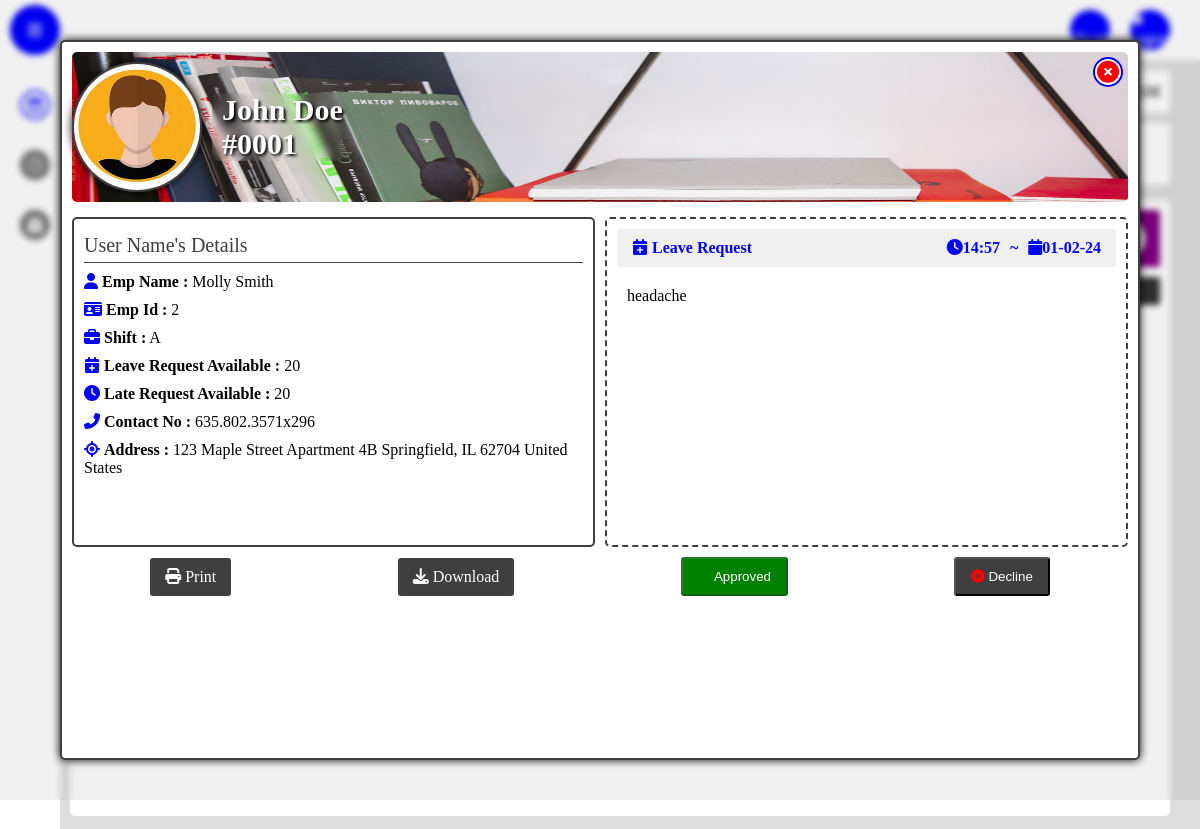
The page /leave_req_profile?emp_id=2&emp_name=Molly+Smith&from_time=2024-02-02&to_time=2024-02-02&reason=headache&req_id=1&back_page=leave_table (signed in, upper part) on the database as committed earlier.
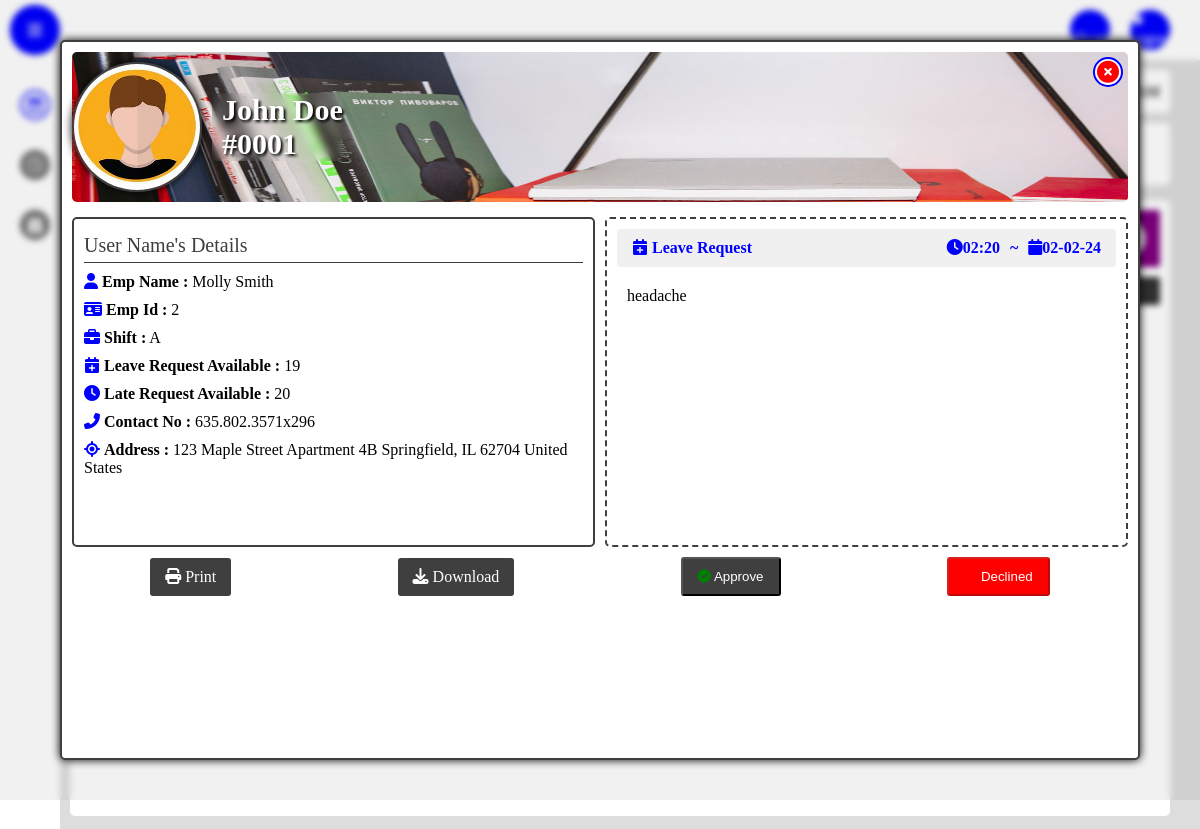
The same page on the database as committed later.
### app/models.py (models this page shows)
class Emp_login(db.Model, UserMixin):
    id = db.Column(db.Integer, primary_key=True)
    date = db.Column(db.DateTime(timezone=True), default=func.now())
    email = db.Column(db.String(150))
    name = db.Column(db.String(150), nullable=False)
    password = db.Column(db.String(150))
    emp_id = db.Column(db.Integer)
    phoneNumber=db.Column(db.Integer)   #newly added
    role =db.Column(db.String(150), nullable=False)
    late_balance = db.Column(db.Integer, default=20)
    leave_balance = db.Column(db.Integer, default=20)
    address = db.Column(db.String(150))
    gender = db.Column(db.String(150))
    shift=db.Column(db.String(150))
    attendances = db.relationship('Attendance', back_populates='employee', cascade='all, delete-orphan')
    freezed_account =db.Column(db.Boolean(150),default=False)

class leave(db.Model, UserMixin):
    id = db.Column(db.Integer, primary_key=True)
    emp_id = db.Column(db.Integer)
    emp_name = db.Column(db.String(150), nullable=False)
    reason = db.Column(db.String(150), nullable=False)
    from_time = db.Column(db.String(150), nullable=False)
    to_time = db.Column(db.String(150), nullable=False)
    status = db.Column(db.String(150), default='Pending')
    approved_by = db.Column(db.String(150), default='Pending')
    hr_approval = db.Column(db.String(150), default='Pending')
    date = db.Column(db.DateTime(timezone=True), default=func.now())

### app/views.py (the view)
@views.route('/leave_req_profile')
@login_required
def leave_req_profile():
    emp_id = request.args.get('emp_id')
    emp_name = request.args.get('emp_name')
    from_time = request.args.get('from_time')
    to_time = request.args.get('to_time')
    reason = request.args.get('reason')
    req_id = request.args.get('req_id')
    back_page=request.args.get('back_page')
    notify = notifications.query.filter_by(permission_type='Leave', emp_id=emp_id,from_time=from_time,to_time=to_time,reason=reason).first()
    print(notify)
    if notify:
        db.session.delete(notify)
        db.session.commit()
    user = Emp_login.query.filter_by(emp_id=emp_id).order_by(Emp_login.date.desc()).first()
    user_leave=leave.query.filter_by(id=req_id).first()
    req_date=user_leave.date.strftime("%d-%m-%y")
    req_time=user_leave.date.strftime("%H:%M")
    req_details={
        'late_balance':user.late_balance,
        'leave_balance':user.leave_balance,
        'approval':user_leave.hr_approval,
        'req_date':req_date,
        'req_time':req_time,
        'from_time':from_time,
        'to_time':to_time,
        'approved_by':user_leave.approved_by,
        'ph_number':user.phoneNumber,
        'permission_type':'Leave',
        'id':user_leave.id,
        'reason':reason,
        'emp_id':emp_id,
        'emp_name':emp_name,
        'back_page':back_page
    }
    session['details']=req_details
    return render_template("req_profile.html",req_details=req_details,permission_type='Leave')#,late_permission_dict=late_permission_dict

### app/templates/req_profile.html (shortened to what the changed rows need)
<!DOCTYPE html>
<html lang="en">
<head>
    <link rel="stylesheet" href="{{ url_for('static', filename='css/style.css') }}">
    <link rel="stylesheet" href="{{ url_for('static', filename='css/attendance.css') }}">
    <link rel="stylesheet" href="https://cdnjs.cloudflare.com/ajax/libs/font-awesome/5.15.4/css/all.min.css">
    <link rel="stylesheet" href="https://cdnjs.cloudflare.com/ajax/libs/font-awesome/6.1.1/css/all.min.css">
</head>
<body>
    <section class="notification-model">
        <div class="inner-model">
            <div class="model-body">
                <div class="model-profile">
                    <div class="profile-left">
                        <div class="user-details">
                            <h1 class="user-name">John Doe</h1>
                            <h1 class="user-name">#0001</h1>
                        </div>
                    </div>
                    <div class="profile-right">
                     <ul class="personal-details">
                        <li class="detail-head">User Name's Details</li>
                        <li class="detail"><strong><i class="fas fa-user"></i> Emp Name : </strong>{{req_details.emp_name}}</la></li>
                        <li class="detail"><strong><i class="fas fa-id-card"></i> Emp Id :</strong> {{req_details.emp_id}}</li>
                        <li class="detail"><strong><i class="fas fa-briefcase"></i> Shift :</strong> A</li>
                        <li class="detail">
                            <i class="fas fa-calendar-plus"></i>
                            <strong>Leave Request Available :</strong> <span class="availLeave">{{req_details.leave_balance}}</span>
                        </li>
                        <li class="detail">
                            <i class="fas fa-clock"></i>
                            <strong>Late Request Available :</strong> <span class="availLate">{{req_details.late_balance}}</span></li>
                        <li class="detail">
                            <i class="fas fa-phone-alt"></i>
                            <strong>Contact No :</strong> <span class="availLate">{{req_details.ph_number}}</span></li>
                        <li class="detail">
                            <i class="fas fa-location"></i>
                            <strong>Address :</strong>
                            <span class="availLate">
                            </span>
                        </li>
                     </ul>
                     <div class="model-message">
                        <div class="message-header">
                            <div class="message-details">
                                <p class="message-time"><i class="fas fa-clock"></i>{{req_details.req_time}}</p>
                                ~
                                <p class="message-date"><i class="fas fa-calendar"></i>{{req_details.req_date}}</p>
                            </div>
                        </div>
                        <div class="message-body">
                            <p class="messsage">
                                {{req_details.reason}}
                            </p>
                        </div>
                        </div>
                    </div>
                </div>
            </div>
            <div class="model-footer">
                {% if req_details.approval == 'Approved' %}
                    <button class="model-btn latetable approved" style="background-color:green ;" name='approve' onclick="handleApproval('{{permission_type}}','approve',{{req_details.id}})" id='approve' disabled>
                        <i class="fas fa-check-circle"></i>
                        <span class="btn-text">Approved</span>
                    </button>
                {% else %}
                    <button class="model-btn latetable approve" name='approve' onclick="handleApproval('{{permission_type}}','approve',{{req_details.id}})" id='approve'>
                        <i class="fas fa-check-circle"></i>
                        <span class="btn-text">Approve</span>
                    </button>
                {% endif %}
                {% if req_details.approval == 'Declined' %}
                    <button class="model-btn latetable declined" style="background-color:red ;" name='decline' onclick="handleApproval('{{permission_type}}','decline',{{req_details.id}})" id='decline' disabled>
                        <i class="fas fa-times-circle"></i>
                        <span class="btn-text">Declined</span>
                    </button>
                {% else %}
                    <button class="model-btn latetable decline" name='decline' onclick="handleApproval('{{permission_type}}','decline',{{req_details.id}})" id='decline'>
                        <i class="fas fa-times-circle"></i>
                        <span class="btn-text">Decline</span>
                    </button>
                {% endif %}
            </div>
        </div>
    </section>
    <main class="main active">
        <header class="details-bar">
            <div class="user-details">
                <h1 class="user-role">User ~ <span class="role tag">HR</span></h1>
            </div>
        </header>
        <section class="frame today-attendance" style="display: flex;">
            <div class="inner-frame">
                <div class="frame-body">
                    <table class="today-attendance-table">
                        <thead>
                            <tr class="tablehead">
                                <th>EmpId</th>
                                <th>Name</th>
                                <th>Date</th>
                                <th>Shift Intime</th>
                                <th>Shift Outtime</th>
                                <th>Intime</th>
                                <th>Outtime</th>
                                <th>Late By</th>
                                <th>Early Go</th>
                                <th>Total Duration</th>
                                <th>Extra Time</th>
                                <th>Status</th>
                            </tr>
                        </thead>
                    </table>
                </div>
            </div>
        </section>
</body>
</html>

Rows that differ between the two databases and show on the page:
now on this page (row edited): leave: emp_name "Molly Smith", reason "headache"
changed leave: hr_approval "Approved" → "Declined" (drawn)
Other text that changed with them:
{{ req_details.leave_balance }}: "20" → "19"
{{ req_details.req_time }}: "14:57" → "02:20"
{{ req_details.req_date }}: "01-02-24" → "02-02-24"
{{ req_details.reason }}: "headache" → (not shown)
text no longer shown: "Approved Decline"
text now shown: "Approve Declined"
